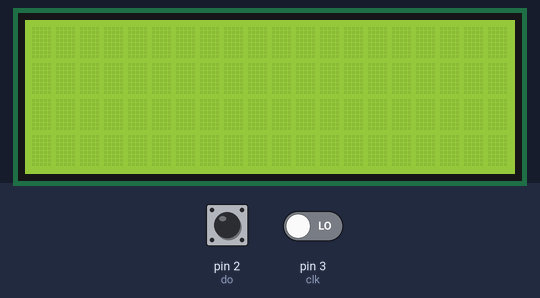
Simulated run of this sketch. Board: Arduino Uno, built with avr-gcc and run on an emulated ATmega328P. On the bench: 20×4 character LCD. Inputs (shaded band) come from the test bench; at power-on: pin 2 (do) HIGH, pin 3 (clk) LOW.

Above: at 1.3 s.
1.4 s: pin 2 (do) driven LOW
At 2.6 s:
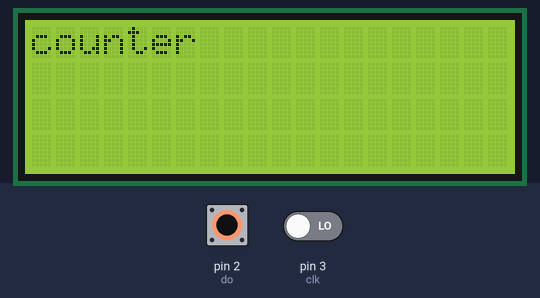
2.9 s: pin 2 (do) pulsed HIGH 5 times (0.12 s each, 0.3 s apart)
At 3.17 s:
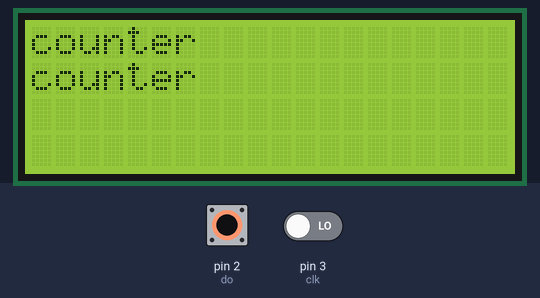
At 3.77 s:
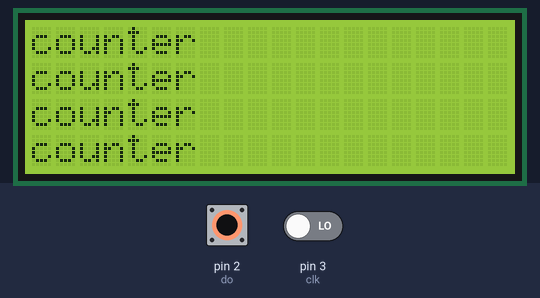
Timing chart, 0 to 5.9 s (numbered marks = the images above; inputs shaded):
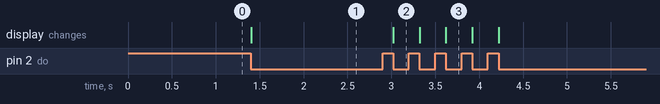

The sketch:

lcd_rotary_consolidation.ino
```cpp
 #include <LiquidCrystal.h>
LiquidCrystal lcd(12, 11, 7, 6, 5, 4);
int clk = 0;
int dl = 0;
int turn = 123;
int curr= 0;
int prev = 0;
int i = 0;

volatile boolean up;
void detect()
{
  turn = 1;
  up = (digitalRead(3) == digitalRead(2)); // if both things match, up is true//
}

void setup()
{
 pinMode(3, INPUT); // clk//
 pinMode(2, INPUT); // do //
 //attachInterrupt(0, detect, FALLING);
 lcd.begin(20, 4);
 Serial.begin(9600);
 prev = millis();
 delay(100);
}

void loop()
{


   attachInterrupt(0, detect, FALLING);
  clk = digitalRead(3);
  dl = digitalRead(2);

  if (turn == 1)
  {
      turn = 0;

      if(up)
      {

        curr = millis();
        if (curr - prev > 100)
        {
            if( i < 4 )
            {
              lcd.print("counter");
              lcd.setCursor(0, i+1);
              prev = millis();
              i = i + 1;
            }
            else
            {

              lcd.print("counter");
              lcd.clear();
              lcd.setCursor(0,0);

              i = 0;
              prev = millis();

            }

        }
        else
        {
          //Serial.print("bounced\n");
        }

      }


      else if (!up) // if up is false, it means its turned clockwise, since the phase is offset to the left//
      {
        curr = millis();
        if (curr - prev > 100)
        {
          if( i < 4 )
            {
              lcd.print("clock");
              lcd.setCursor(0, i+1);
              prev = millis();
              i = i + 1;
            }
            else
            {

              lcd.print("clock");
              lcd.clear();
              lcd.setCursor(0,0);

              i = 0;
              prev = millis();

            }
        }
        else
        {
          //Serial.print("bounced\n");
        }


      }
  }
}
```

Measured:
- after the input at 1.4 s, the display: changes at once (image 1)
- after the input at 2.9 s, the display: changes after 0.12 s (image 2)
